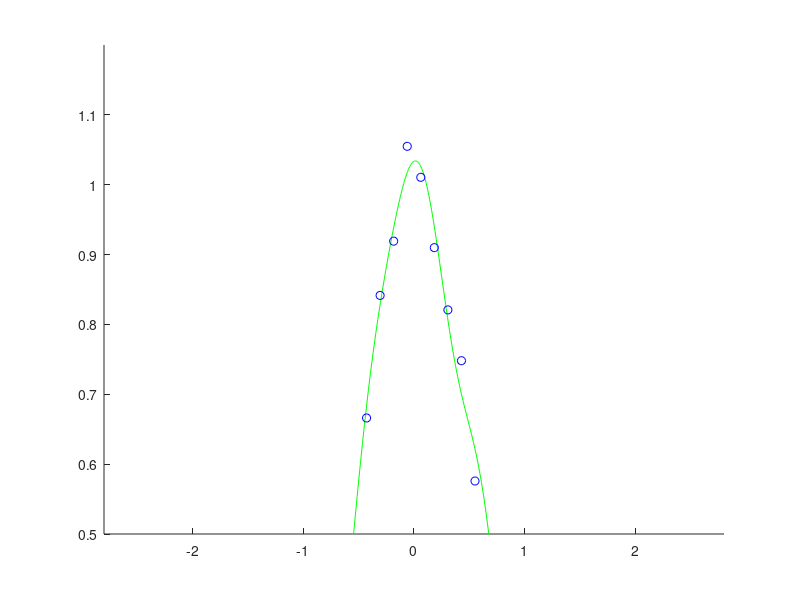

Here is the MATLAB script that generated this plot:
clc,clear,close all;
%生成数据
n=50;N=1000;x=linspace(-3,3,n)';X=linspace(-3,3,N)';
%输入，生成一个新的向量y，y的每个元素是对应的pix元素的正弦值除以pix元素本身，
% 然后加上0.1倍的x元素值和一个随机噪声。
pix=pi*x;
y=sin(pix)./(pix)+0.1*x+0.05*randn(n,1);
p(:,1)=ones(n,1);P(:,1)=ones(N,1);
for j=1:15
    p(:,2*j)=sin(j/2*x);p(:,2*j+1)=cos(j/2*x);
    P(:,2*j)=sin(j/2*X);P(:,2*j+1)=cos(j/2*X);
end
t=p\y;%最小二乘法求解，最小二乘法J=（1/2）*||φ*θ-y||^2,
% 求导得▽J（θ）=φT*φ*θ-φ*y，基函数φ=p
%令▽J（θ）=0，得φ*θ=y
F=P*t;%t=theta θ

figure(1);clf;hold on;axis([-2.8 2.8 0.5 1.2]);
plot(X,F,'g-');plot(x,y,'bo');
